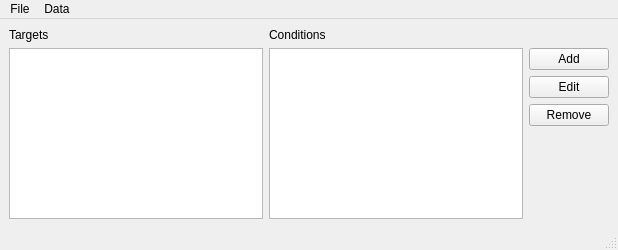
<?xml version="1.0" encoding="UTF-8"?>
<ui version="4.0">
 <class>MainWindow</class>
 <widget class="QMainWindow" name="MainWindow">
  <property name="geometry">
   <rect>
    <x>0</x>
    <y>0</y>
    <width>618</width>
    <height>250</height>
   </rect>
  </property>
  <property name="windowTitle">
   <string>ConditionEditor</string>
  </property>
  <widget class="QWidget" name="centralwidget">
   <layout class="QGridLayout" name="gridLayout">
    <item row="0" column="0">
     <widget class="QLabel" name="labelTargets">
      <property name="text">
       <string>Targets</string>
      </property>
     </widget>
    </item>
    <item row="0" column="1">
     <widget class="QLabel" name="labelConditions">
      <property name="text">
       <string>Conditions</string>
      </property>
     </widget>
    </item>
    <item row="1" column="0" rowspan="4">
     <widget class="QListView" name="listViewTarget"/>
    </item>
    <item row="1" column="1" rowspan="4">
     <widget class="QListView" name="listViewCondition"/>
    </item>
    <item row="1" column="2">
     <widget class="QPushButton" name="pushButtonAdd">
      <property name="text">
       <string>Add</string>
      </property>
     </widget>
    </item>
    <item row="2" column="2">
     <widget class="QPushButton" name="pushButtonEdit">
      <property name="text">
       <string>Edit</string>
      </property>
     </widget>
    </item>
    <item row="3" column="2">
     <widget class="QPushButton" name="pushButtonRemove">
      <property name="text">
       <string>Remove</string>
      </property>
     </widget>
    </item>
    <item row="4" column="2">
     <spacer name="verticalSpacerMenu">
      <property name="orientation">
       <enum>Qt::Vertical</enum>
      </property>
      <property name="sizeHint" stdset="0">
       <size>
        <width>20</width>
        <height>77</height>
       </size>
      </property>
     </spacer>
    </item>
   </layout>
  </widget>
  <widget class="QMenuBar" name="menubar">
   <property name="geometry">
    <rect>
     <x>0</x>
     <y>0</y>
     <width>618</width>
     <height>24</height>
    </rect>
   </property>
   <widget class="QMenu" name="menuFile">
    <property name="title">
     <string>File</string>
    </property>
    <addaction name="actionExit"/>
   </widget>
   <widget class="QMenu" name="menuData">
    <property name="title">
     <string>Data</string>
    </property>
    <addaction name="actionReload"/>
   </widget>
   <addaction name="menuFile"/>
   <addaction name="menuData"/>
  </widget>
  <widget class="QStatusBar" name="statusbar"/>
  <action name="actionExit">
   <property name="text">
    <string>Exit</string>
   </property>
  </action>
  <action name="actionReload">
   <property name="text">
    <string>Reload</string>
   </property>
  </action>
 </widget>
 <resources>
  <include location="../../condition.qrc"/>
 </resources>
 <connections>
  <connection>
   <sender>actionExit</sender>
   <signal>triggered()</signal>
   <receiver>MainWindow</receiver>
   <slot>close()</slot>
   <hints>
    <hint type="sourcelabel">
     <x>-1</x>
     <y>-1</y>
    </hint>
    <hint type="destinationlabel">
     <x>399</x>
     <y>299</y>
    </hint>
   </hints>
  </connection>
 </connections>
</ui>
